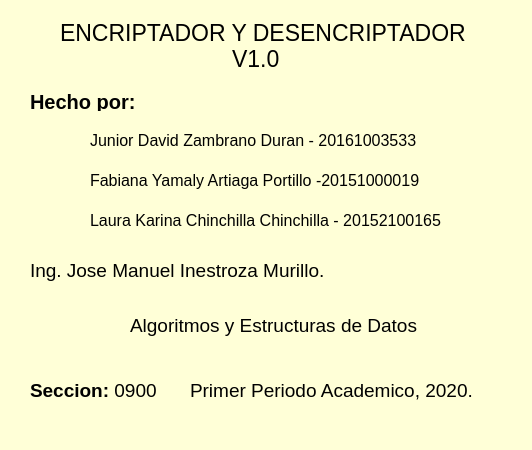
<?xml version="1.0" encoding="UTF-8"?>
<ui version="4.0">
 <class>AcercaDe:</class>
 <widget class="QDialog" name="AcercaDe:">
  <property name="geometry">
   <rect>
    <x>0</x>
    <y>0</y>
    <width>532</width>
    <height>450</height>
   </rect>
  </property>
  <property name="windowTitle">
   <string>Dialog</string>
  </property>
  <property name="styleSheet">
   <string notr="true">background-color: rgb(255, 255, 215);</string>
  </property>
  <widget class="QLabel" name="label">
   <property name="geometry">
    <rect>
     <x>60</x>
     <y>10</y>
     <width>441</width>
     <height>71</height>
    </rect>
   </property>
   <property name="font">
    <font>
     <pointsize>17</pointsize>
    </font>
   </property>
   <property name="text">
    <string>ENCRIPTADOR Y DESENCRIPTADOR 
                           V1.0</string>
   </property>
  </widget>
  <widget class="QLabel" name="label_2">
   <property name="geometry">
    <rect>
     <x>30</x>
     <y>90</y>
     <width>111</width>
     <height>21</height>
    </rect>
   </property>
   <property name="font">
    <font>
     <pointsize>15</pointsize>
    </font>
   </property>
   <property name="text">
    <string>&lt;html&gt;&lt;head/&gt;&lt;body&gt;&lt;p&gt;&lt;span style=&quot; font-weight:600;&quot;&gt;Hecho por:&lt;/span&gt;&lt;/p&gt;&lt;/body&gt;&lt;/html&gt;</string>
   </property>
  </widget>
  <widget class="QLabel" name="label_3">
   <property name="geometry">
    <rect>
     <x>90</x>
     <y>130</y>
     <width>341</width>
     <height>21</height>
    </rect>
   </property>
   <property name="text">
    <string>&lt;html&gt;&lt;head/&gt;&lt;body&gt;&lt;p&gt;&lt;span style=&quot; font-size:12pt;&quot;&gt;Junior David Zambrano Duran - 20161003533&lt;/span&gt;&lt;/p&gt;&lt;/body&gt;&lt;/html&gt;</string>
   </property>
  </widget>
  <widget class="QLabel" name="label_4">
   <property name="geometry">
    <rect>
     <x>90</x>
     <y>170</y>
     <width>331</width>
     <height>21</height>
    </rect>
   </property>
   <property name="text">
    <string>&lt;html&gt;&lt;head/&gt;&lt;body&gt;&lt;p&gt;&lt;span style=&quot; font-size:12pt;&quot;&gt;Fabiana Yamaly Artiaga Portillo -20151000019&lt;/span&gt;&lt;/p&gt;&lt;/body&gt;&lt;/html&gt;</string>
   </property>
  </widget>
  <widget class="QLabel" name="label_5">
   <property name="geometry">
    <rect>
     <x>90</x>
     <y>210</y>
     <width>361</width>
     <height>21</height>
    </rect>
   </property>
   <property name="text">
    <string>&lt;html&gt;&lt;head/&gt;&lt;body&gt;&lt;p&gt;&lt;span style=&quot; font-size:12pt;&quot;&gt;Laura Karina Chinchilla Chinchilla - 20152100165&lt;/span&gt;&lt;/p&gt;&lt;/body&gt;&lt;/html&gt;</string>
   </property>
  </widget>
  <widget class="QLabel" name="label_6">
   <property name="geometry">
    <rect>
     <x>30</x>
     <y>250</y>
     <width>321</width>
     <height>41</height>
    </rect>
   </property>
   <property name="text">
    <string>&lt;html&gt;&lt;head/&gt;&lt;body&gt;&lt;p&gt;&lt;span style=&quot; font-size:14pt;&quot;&gt;Ing. Jose Manuel Inestroza Murillo.&lt;/span&gt;&lt;/p&gt;&lt;/body&gt;&lt;/html&gt;</string>
   </property>
  </widget>
  <widget class="QLabel" name="label_7">
   <property name="geometry">
    <rect>
     <x>130</x>
     <y>310</y>
     <width>431</width>
     <height>31</height>
    </rect>
   </property>
   <property name="text">
    <string>&lt;html&gt;&lt;head/&gt;&lt;body&gt;&lt;p&gt;&lt;span style=&quot; font-size:14pt;&quot;&gt;Algoritmos y Estructuras de Datos&lt;/span&gt;&lt;/p&gt;&lt;/body&gt;&lt;/html&gt;</string>
   </property>
  </widget>
  <widget class="QLabel" name="label_8">
   <property name="geometry">
    <rect>
     <x>30</x>
     <y>370</y>
     <width>131</width>
     <height>41</height>
    </rect>
   </property>
   <property name="text">
    <string>&lt;html&gt;&lt;head/&gt;&lt;body&gt;&lt;p&gt;&lt;span style=&quot; font-size:14pt; font-weight:600;&quot;&gt;Seccion:&lt;/span&gt;&lt;span style=&quot; font-size:14pt;&quot;&gt; 0900&lt;/span&gt;&lt;/p&gt;&lt;/body&gt;&lt;/html&gt;</string>
   </property>
  </widget>
  <widget class="QLabel" name="label_9">
   <property name="geometry">
    <rect>
     <x>190</x>
     <y>370</y>
     <width>291</width>
     <height>41</height>
    </rect>
   </property>
   <property name="text">
    <string>&lt;html&gt;&lt;head/&gt;&lt;body&gt;&lt;p&gt;&lt;span style=&quot; font-size:14pt;&quot;&gt;Primer Periodo Academico, 2020.&lt;/span&gt;&lt;/p&gt;&lt;/body&gt;&lt;/html&gt;</string>
   </property>
  </widget>
 </widget>
 <resources/>
 <connections/>
</ui>
